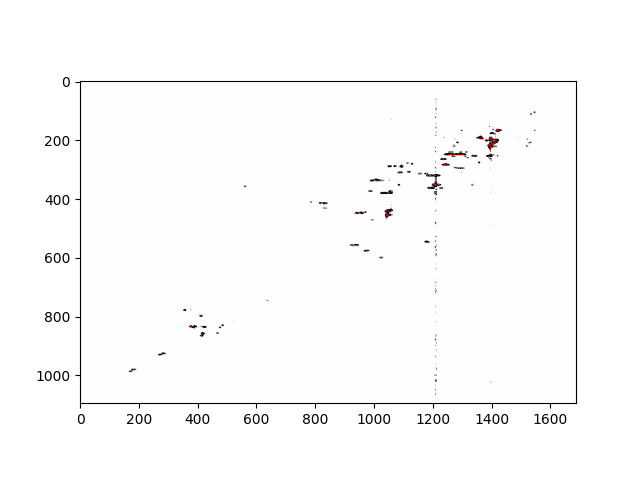
#> input picture denoised_real_pics/1.png, 640 x 480 px, found by its file name
$ python convert_img_to_arrays.py   (older library calls are emulated)
#> lines starting #> are read from the running program, lines starting #| are printed output that depends on the picture; pictures that were not available may be replaced by others from this repository, and a replacement may not be noted
"""Convert png files to numpy arrays, which is used to build dataset"""


import os, shutil
img_dir = "/root/autoencoder_denoiser/dataset/real_img_referral_for_testing"
clean_folder_name = "bitmap_real_hsqc_clean"
clean_dir = os.path.join(img_dir, clean_folder_name)
noise_foler_name = "super_noisy_1"
noisy_dir = os.path.join(img_dir, noise_foler_name)

save_dir_resize = f'/root/autoencoder_denoiser/dataset/resized_super_noisy_1/'
save_dir_orig_size = f'/root/autoencoder_denoiser/dataset/orig_size_super_noisy_1/'

import os,sys
from glob import glob
import cv2
import pandas as pd
import numpy as np
from tqdm import tqdm
import matplotlib.pyplot as plt
from PIL import Image

import matplotlib.image
clist = [(0,"darkblue"), (0.5,"white"), (1, "darkred")]
custom_HSQC_cmap = matplotlib.colors.LinearSegmentedColormap.from_list("_",clist)

# plt.rcParams["figure.figsize"] = (40,90)

imgs_resized=[]
imgs_orig_size=[]
all_img_paths = (glob(noisy_dir+"/*"))
os.makedirs(save_dir_resize, exist_ok=True)
os.makedirs(save_dir_orig_size, exist_ok=True)

last_compound_name = ''
iter = 0

def convert_to_intensities(custom_HSQC_cmap, path):
#> called with path = '_only/1.png'
    print(path)
    img = cv2.imread(path)
#> img is the input picture: shape (480, 640, 3); mean B, G, R 251.2, 251.2, 251.3
    img_truth = cv2.cvtColor(img, cv2.COLOR_BGR2RGB).astype("float32")
    # print("ground truth shape",img_truth.shape)
    # img_truth = cv2.resize(img_truth.astype("float32"), (240, 360))
    R, G, B = img_truth[:,:,0], img_truth[:,:,1], img_truth[:,:,2]
    shape = img_truth.shape[0:2]
#> shape = (480, 640)
    plus = R
    minus = B
            # [6 lines of commented-out code are left out]

    plus_groud = plus/255 # I will assume this is plus but not sure
    minus_groud = minus/255
    ground_truth = plus_groud - minus_groud
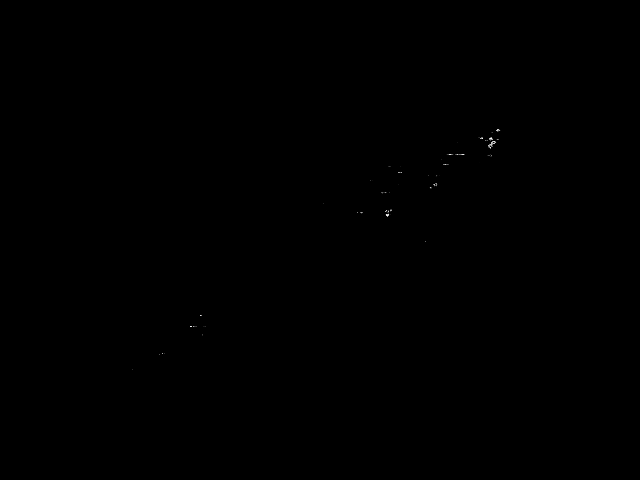
#> ground_truth: shape (480, 640) float32; min 0, max 0.984, mean 0.000269
    # norm_image = cv2.normalize(image, None, alpha = 0, beta = 255, norm_type = cv2.NORM_MINMAX, dtype = cv2.CV_32F)
    # figure, plots = plt.subplots(ncols=2, nrows=1)
    # plots[0].imshow(ground_truth_resized.astype(int))

    # plots[1].imshow(ground_truth, cmap=custom_HSQC_cmap, vmax=1, vmin=-1)
    return ground_truth

for img_path in tqdm(all_img_paths):
    # print(img_path)
    iter+=1
    noise_level = img_path.split('/')[-1].split('_')[-1]
    noise_level = noise_level[:-4]
    compound_name = img_path.split('/')[-1].split('_')[0]


    '''ground truth'''
    ground_path = img_path.replace(noise_foler_name,clean_folder_name)\
                    .replace("_ noisy_", "_noisy_").replace("noisy_","original_")

    ground_path = ground_path[:-5] + '1.png'
    if ground_path[-6].isdigit():
        # print(ground_path)
        ground_path = ground_path[:-6]+ground_path[-5:]
    # print(gound_path)
    # print(ground_path)
    ground_truth = convert_to_intensities(custom_HSQC_cmap, ground_path)
    resized_truth = cv2.resize(ground_truth, (240, 360))
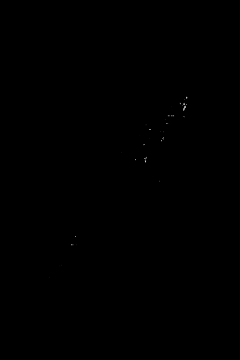
#> resized_truth: shape (360, 240) float32; min 0, max 0.833, mean 0.000288

    """noise"""
    noise_input = convert_to_intensities(custom_HSQC_cmap, img_path)
#> call 2 of convert_to_intensities, with path = '_only/10.png'
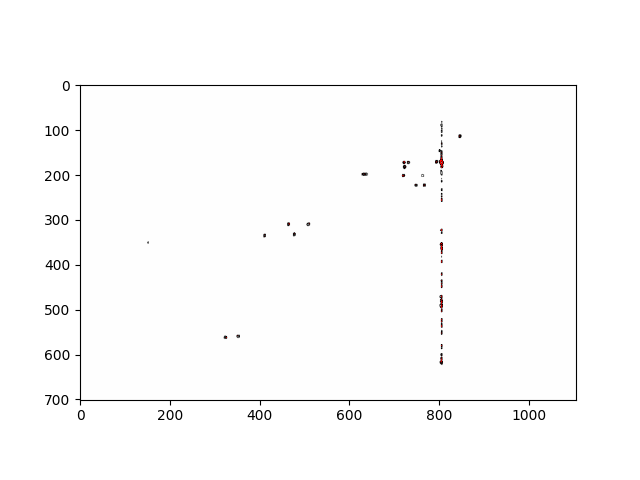
#> input picture denoised_real_pics/10.png, 640 x 480 px, given as the content of the folder denoiser/dataset/real_img_referral_for_testing/super_noisy_1, which was not available
#> in convert_to_intensities, img is the input picture: shape (480, 640, 3); mean B, G, R 251.7, 251.7, 251.7
    resized_noise = cv2.resize(noise_input, (240, 360))

    noise_level = img_path.split('/')[-1].split('_')[-1]
                                # # print("noise shape",img.shape)
                                # print(noise_level)


    name = img_path.split("/")[-1].split(".")[0]
    name = [ord(c) for c in name]

    np.savez_compressed(f'{save_dir_resize}/{compound_name}_{noise_level}.npz', noise=resized_noise, ground_truth=resized_truth, name = name )
    np.savez_compressed(f'{save_dir_orig_size}/{compound_name}_{noise_level}.npz', noise=noise_input, ground_truth=ground_truth, name = name)


    # # imgs_resized.append((resized_input,ground_truth_resized ))
    # # imgs_orig_size.append((img_result, ground_truth))

    # if iter ==10 : break
